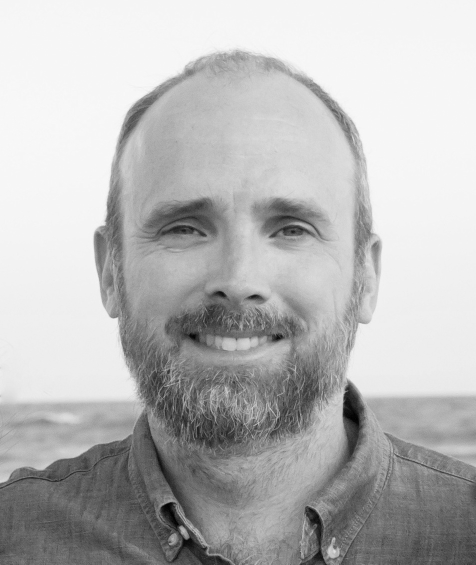
#> input picture PIH.jpg, 952 x 1129 px (shown at 1/2 size)
$ python 'SVD and Images -- Examples.py'
#> lines starting #> are read from the running program, lines starting #| are printed output that depends on the picture; after the words box and inside, x2 and y2 are one past the last pixel; in counts of white or black regions, pixels touching at a corner belong together
# Image Diagonalization
# Patrick Honner, 4/23/2022

# Image library
from PIL import Image, ImageOps

# Scientific computing library
import numpy as np

# Plotting library
import matplotlib.pyplot as plt


# Instantiate the plot object with two subplots
fig, axs = plt.subplots(2)

# Load image in from file
im = Image.open("./PIH.jpg")
#> im is the input picture: PIL image 952x1129 RGB; min 0, max 252, mean 184.1
width, height = im.size
#> width = 952; height = 1129

# [5 lines of commented-out code are left out]

im2 = im

# Converts the image to grayscale
im2 = ImageOps.grayscale(im2)

# Load the image data into an array
data = np.asarray(im2)

# Get the SVD information from the matrix
# u and vh are the lists of vectors
# s is the *sorted* list of singular values
u, s, vh = np.linalg.svd(data, full_matrices=True,compute_uv=True)
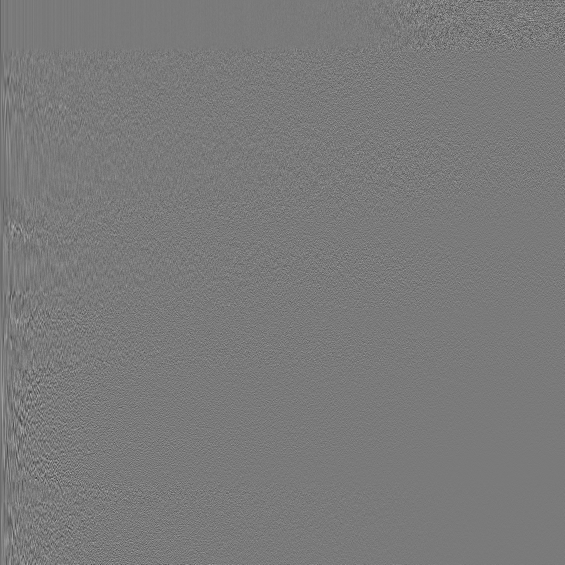
#> u: shape (1129, 1129) float64 (shown at 1/2 size); min -0.223, max 0.241, mean -2.16e-05; drawn with min black and max white
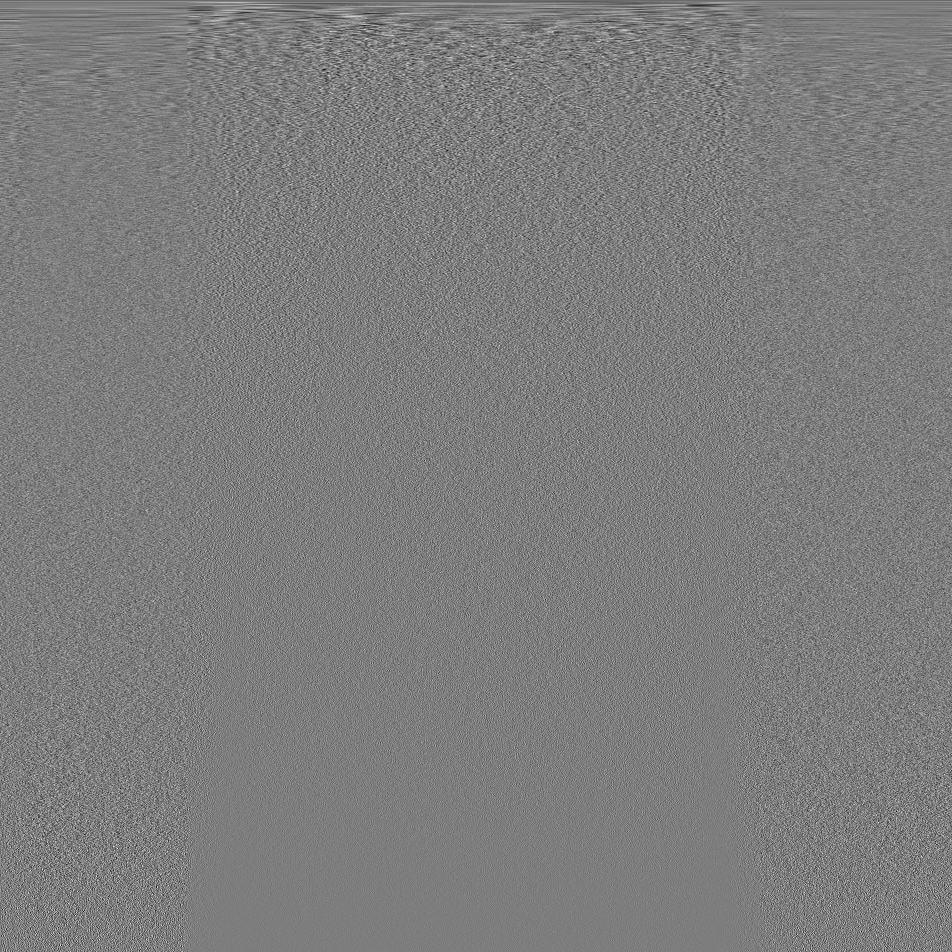
#> vh: shape (952, 952) float64; min -0.223, max 0.229, mean -3.77e-05; drawn with min black and max white
#> s = 952 values, max 197932.5 at index 0, min 1.63 at index 951, mean 496.4

# Initialize the Approximation array
n = len(s)
#> n = 952
matrix_approx_2 = np.zeros((height,width))


# Create a rank K approximation
K = 10

for i in range(K):
  matrix_approx_2 += s[i]*np.outer(u[:,i],vh[i])
#> this loop made 10 passes
#> pass 1, `matrix_approx_2 += s[i]*np.outer(u[:,i],vh[i])`:
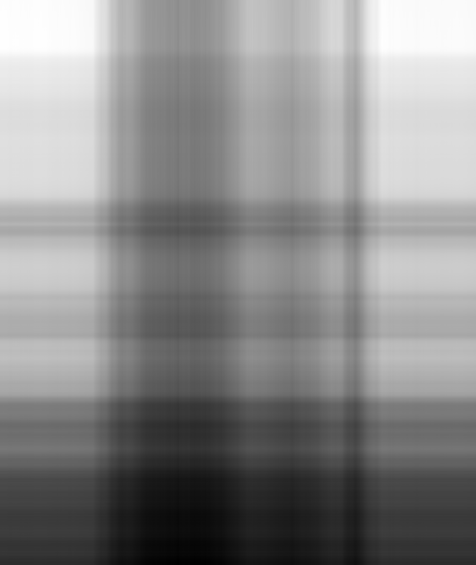
#> matrix_approx_2: shape (1129, 952) float64 (shown at 1/2 size); min 73.72, max 277.4, mean 184.1; drawn with min black and max white
#> pass 2, `matrix_approx_2 += s[i]*np.outer(u[:,i],vh[i])`:
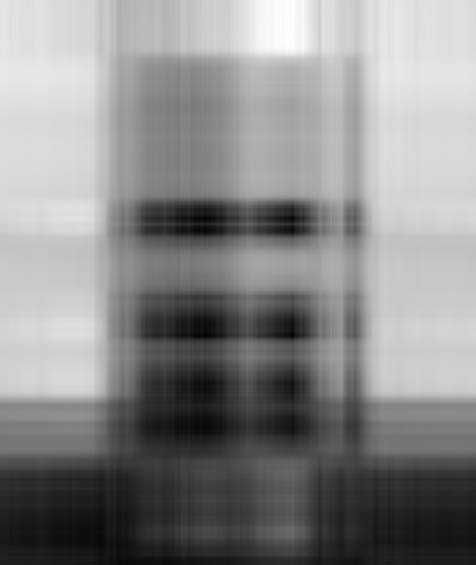
#> matrix_approx_2: shape (1129, 952) float64 (shown at 1/2 size); min 77.31, max 274.8, mean 184.2; drawn with min black and max white
#> pass 3, `matrix_approx_2 += s[i]*np.outer(u[:,i],vh[i])`:
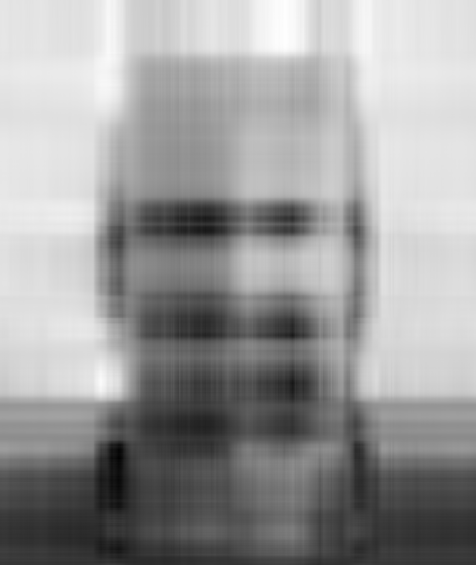
#> matrix_approx_2: shape (1129, 952) float64 (shown at 1/2 size); min 51.71, max 268.8, mean 184.2; drawn with min black and max white
#> after the loop:
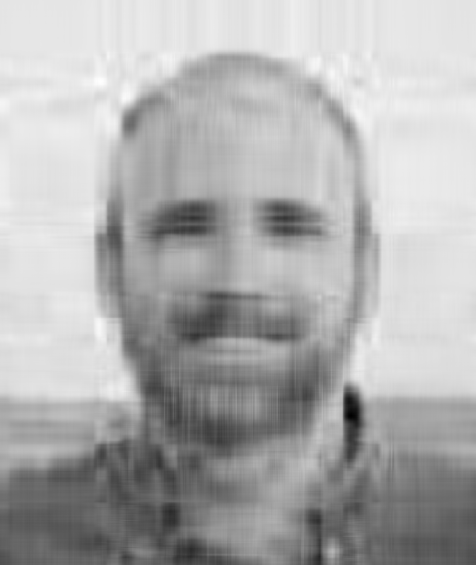
#> matrix_approx_2: shape (1129, 952) float64 (shown at 1/2 size); min -12.38, max 274, mean 184.1; drawn with min black and max white

rows, columns = matrix_approx_2.shape
#> rows = 1129; columns = 952

# Some entries end up summing to above the maximum grayscale value ?
# This caps each entry
# (Trying commenting this out and see what happens)
for i in range(rows):
  for j in range(columns):
    if matrix_approx_2[i][j] > 255:
      matrix_approx_2[i][j]=255
#> matrix_approx_2: shape (1129, 952) float64; 0.58% of pixels changed, all inside (x1, y1, x2, y2) = (0, 0, 812, 681)

# This converts the entires of the data matrix into a form recognizable by the image object
Approx = matrix_approx_2.astype(np.uint8)

# Creates a new image from the data array
im3 = Image.fromarray(Approx,'L')

# Set the zerorth subplot to the original image
axs[0].imshow(im2,cmap = plt.cm.gray)

# Set first subplot to the manipulated image
axs[1].imshow(im3,cmap = plt.cm.gray)

plt.show()
